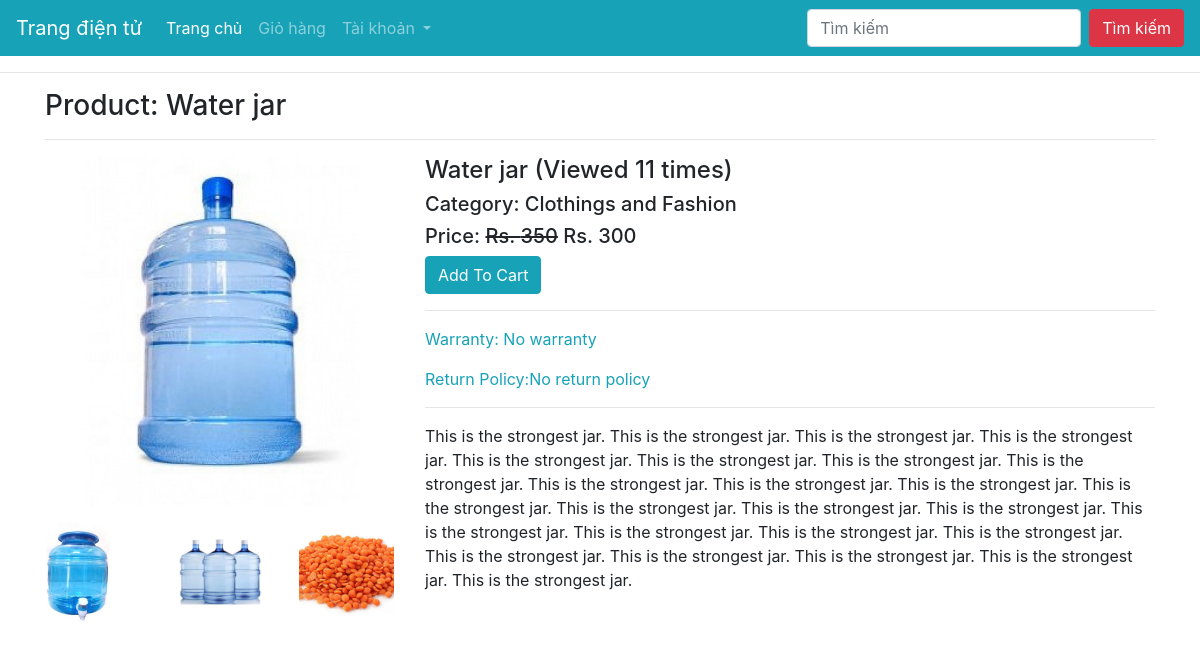
The app's page /product/water-jar/ with its own data.
### ecomapp/models.py (models this page shows, shortened)
class Product(models.Model):
    title = models.CharField(max_length=200)
    slug = models.SlugField(unique=True)
    category = models.ForeignKey(Category, on_delete=models.CASCADE)
    image = models.ImageField(upload_to="products")
    marked_price = models.PositiveIntegerField()
    selling_price = models.PositiveIntegerField()
    description = models.TextField()
    warranty = models.CharField(max_length=300, null=True, blank=True)
    return_policy = models.CharField(max_length=300, null=True, blank=True)
    view_count = models.PositiveIntegerField(default=0)

class ProductImage(models.Model):
    product = models.ForeignKey(Product, on_delete=models.CASCADE)
    image = models.ImageField(upload_to="products/images/")

class Category(models.Model):
    title = models.CharField(max_length=200)
    slug = models.SlugField(unique=True)
    def __str__(self):
        return self.title

### ecomapp/views.py (the view)
# urls.py: path("product/<slug:slug>/", ProductDetailView.as_view(), name="productdetail"),
class ProductDetailView(EcomMixin, TemplateView):
    template_name = "productdetail.html"
    def get_context_data(self, **kwargs):
        context = super().get_context_data(**kwargs)
        url_slug = self.kwargs['slug']
        product = Product.objects.get(slug=url_slug)
        product.view_count += 1
        product.save()
        context['product'] = product
        return context

### ecomapp/views.py (called while the page is built)
    def dispatch(self, request, *args, **kwargs):
        cart_id = request.session.get("cart_id")
        if cart_id:
            cart_obj = Cart.objects.get(id=cart_id)
            if request.user.is_authenticated and request.user.customer:
                cart_obj.customer = request.user.customer
                cart_obj.save()
        return super().dispatch(request, *args, **kwargs)

### templates/productdetail.html (shortened to what this page needs)
{% extends 'base.html' %}
{% block content %}
<div class="container">
    <h3>Product: {{product.title}}</h3><hr>
    <div class="row">
        <div class="col-md-4">
            <img src="{{product.image.url}}" alt="" class="img-fluid">
            <div class="row">
                {% for pi in product.productimage_set.all %}
                <div class="col-md-4 p-3">
                    <a href="{{pi.image.url}}" target="_blank">
                        <img src="{{pi.image.url}}" class="img-fluid" style="height: 100px; object-fit: contain;" alt="">
                    </a>
                </div>
                {% endfor %}
            </div>
        </div>
        <div class="col-md-8">
            <h4>{{product.title}} (Viewed {{product.view_count}} times)</h4>
            <h5>Category: {{product.category}}</h5>
            <h5>Price: <strike>Rs. {{product.marked_price}}</strike> Rs. {{product.selling_price}}</h5>
            <a href="{% url 'ecomapp:addtocart' product.id %}" class="btn btn-info">Add To Cart</a>
            <hr>
            <p class="text-info">Warranty: {{product.warranty}}</p>
            <p class="text-info">Return Policy:{{product.return_policy}}</p>
            <hr>
            <p>{{product.description}}</p>
        </div>
    </div>
</div>
{% endblock %}

### records on screen
Product: title "Water jar", image (picture), view_count "11", category "Clothings and Fashion", marked_price "350", selling_price "300", warranty "No warranty", return_policy "No return policy", description "This is the strongest jar. This is the strongest jar. This is the strongest jar. This is the strongest jar. This is the strongest jar. This is the strongest jar. This is the strongest jar. This is the strongest jar. This is the strongest jar. This is the strongest jar. This is the strongest jar. This is the strongest jar. This is the strongest jar. This is the strongest jar. This is the strongest jar. This is the strongest jar. This is the strongest jar. This is the strongest jar. This is the strongest jar. This is the strongest jar. This is the strongest jar. This is the strongest jar. This is the strongest jar. This is the strongest jar."
ProductImage: image (picture)
ProductImage: image (picture)
ProductImage: image (picture)
